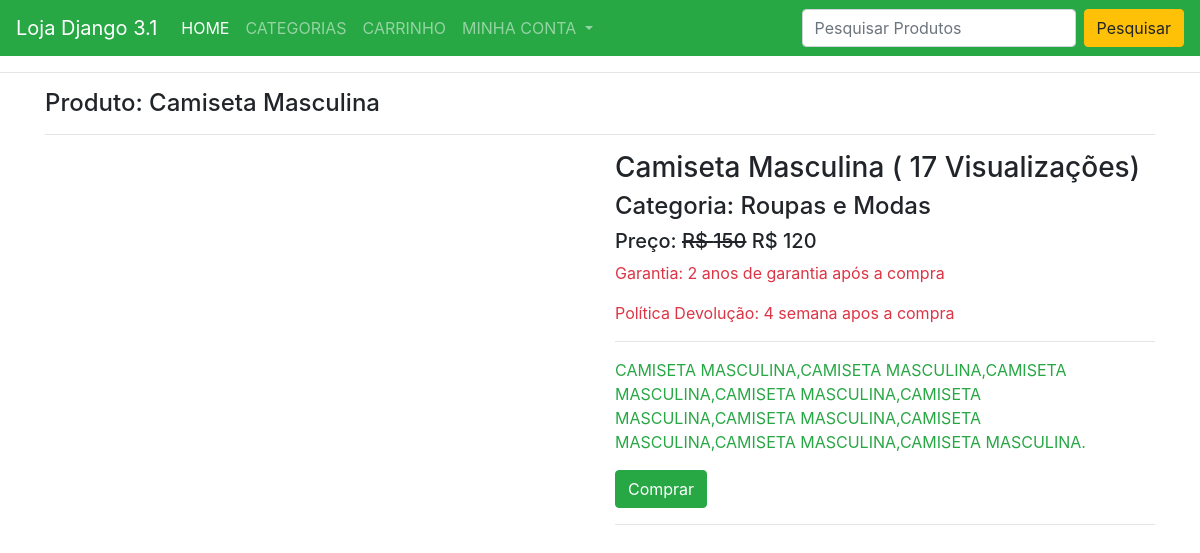
Page /produto/camiseta-masculina/ on the committed database.
### lojaapp/models.py (models this page shows, shortened)
class Produto(models.Model):
    titulo = models.CharField(max_length=200)
    slug = models.SlugField(unique=True)
    categoria = models.ForeignKey(Categoria, on_delete=models.CASCADE)
    image = models.ImageField(upload_to="produtos")
    preco_mercado = models.PositiveIntegerField()
    venda = models.PositiveIntegerField()
    descricao = models.TextField()
    garantia = models.CharField(max_length=300, null=True, blank=True)
    return_devolucao = models.CharField(max_length=300, null=True, blank=True)
    visualizacao = models.PositiveIntegerField(default=0)

class Categoria(models.Model):
    titulo = models.CharField(max_length=200)
    slug = models.SlugField(unique=True)
    def __str__(self):
        return self.titulo

### lojaapp/views.py (the view)
# urls.py: path("produto/<slug:slug>/", ProdutoDetalheView.as_view(), name="produtodetalhe"),
class ProdutoDetalheView(LojaMixin, TemplateView):
    template_name = "produtodetalhe.html"
    def get_context_data(self, **kwargs):
        context = super().get_context_data(**kwargs)
        url_slug = self.kwargs['slug']
        produto = Produto.objects.get(slug=url_slug)
        produto.visualizacao += 1
        produto.save()
        context['produto'] = produto
        return context

### lojaapp/views.py (called while the page is built)
    def dispatch(self, request, *args, **kwargs):
        carro_id = request.session.get('carro_id')
        if carro_id:
            carro_obj = Carrinho.objects.filter(id=carro_id).first()
            if carro_obj and request.user.is_authenticated and hasattr(request.user, 'cliente'):
                carro_obj.cliente = request.user.cliente
                carro_obj.save()
        return super().dispatch(request, *args, **kwargs)

### lojaapp/templates/produtodetalhe.html (shortened to what this page needs)
{% extends 'base.html' %}
{% block content %}
<div class="container">
    <h4>Produto: {{produto.titulo}}</h4><hr>
    <div class="row">
        <div class="col-md-6">
        </div>
        <div class="col-md-6 text-left">
            <h3>{{produto.titulo}}  ( {{produto.visualizacao}} Visualizações)</h3>
            <h4>Categoria: {{produto.categoria}}</h4>
            <h5>Preço: <strike>R$ {{produto.preco_mercado}}</strike> R$ {{produto.venda}}</h5>
            <p class="text-danger">Garantia: {{produto.garantia}}</p>
            <p class="text-danger">Política Devolução: {{produto.return_devolucao}}</p><hr>
            <p class="text-success">{{produto.descricao}}</p>
            <a href="{% url 'lojaapp:addcarro' produto.id %}" class="btn btn-success">Comprar</a><hr>
        </div>
    </div>
</div>
{% endblock %}

### rows in the picture
Produto: titulo "Camiseta Masculina", visualizacao "17", categoria "Roupas e Modas", preco_mercado "150", venda "120", garantia "2 anos de garantia após a compra", return_devolucao "4 semana apos a compra", descricao "CAMISETA MASCULINA,CAMISETA MASCULINA,CAMISETA MASCULINA,CAMISETA MASCULINA,CAMISETA MASCULINA,CAMISETA MASCULINA,CAMISETA MASCULINA,CAMISETA MASCULINA,CAMISETA MASCULINA."
